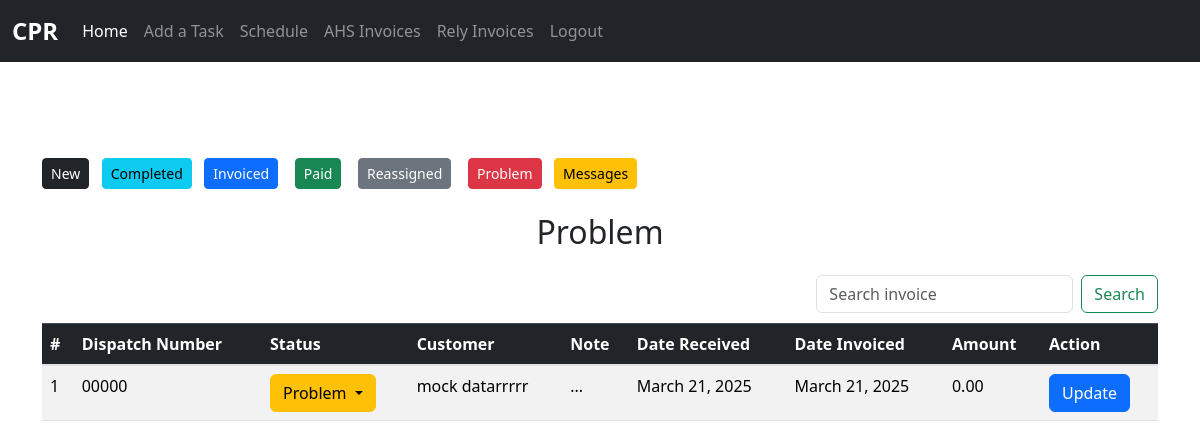
Screenshot of /rely/rely_invoice_problem (signed in) with the database file from the repository.
### rely_invoice/models.py (models this page shows, shortened)
class RelyProblem(models.Model):
	dispatch_number = models.CharField(max_length=50, blank=True, null=True)
	status = models.ForeignKey(Status, null=True, blank=True, on_delete=models.SET_NULL)
	customer = models.CharField(max_length=50, blank=True, null=True)
	date_received = models.DateField(default=timezone.now)  # Date the invoice was received
	date_invoiced = models.DateField(default=timezone.now)  # Date the invoice was invoiced
	note = models.TextField(blank=False, null=False)
	amount = models.DecimalField(max_digits=20, decimal_places=2, blank=True, null=True)
	date_paid = models.DateField(default=timezone.now)
	class Meta:
		verbose_name_plural = "Rely Problem"

class Status(models.Model):
	name = models.CharField(max_length=50, blank=True, null=False)

### rely_invoice/views.py (the view)
# urls.py: path('rely_invoice_problem', views.rely_invoice_problem, name="rely_invoice_problem"),
@login_required(login_url='login')
def rely_invoice_problem(request):
    all_invoice = RelyProblem.objects.all().order_by('-id')
    all_statuses = Status.objects.all()
    search_results = None
    if request.method == "POST":
        inv_data = request.POST.get('inv_data', '').strip()
        messages.success(request, f"You searched {inv_data}")
        if inv_data:
            search_results = RelyProblem.objects.filter(dispatch_number__icontains=inv_data) | \
                             RelyProblem.objects.filter(customer__icontains=inv_data)
    context = {
        "all_invoice": all_invoice,
        "all_statuses": all_statuses,
        'search_results':search_results
    }
    return render(request, 'rely_problem.html', context)

### rely_invoice/templates/rely_problem.html (shortened to what this page needs)
{% extends 'base.html' %}
{% block content %}
	<div class="container mt-5">
		{% include 'rely_nav.html' %}
		<h2 style="text-align: center;" class="mb-4">Problem</h2>
	    	<div class="table-responsive">
	    		<form style="float:right;" method="POST" class="form-inline my-2 my-lg-0">
				    <input name="inv_data" class="form-control mr-sm-2" type="search" placeholder="Search invoice" aria-label="Search">
				    <button class="btn btn-outline-success my-2 my-sm-0" type="submit">Search</button>
				</form>
				<br><br>
                <table class="table table-striped">
                    <thead class="table-dark">
                        <tr>
                            <th>#</th>
                            <th>Dispatch Number</th>
                            <th>Status</th>
                            <th>Customer</th>
                            <th>Note</th>
                            <th>Date Received</th>
                            <th>Date Invoiced</th>
                            <th>Amount</th>
                            <th>Action</th>
                        </tr>
                    </thead>
                    <tbody>
                        {% if search_results is None %}
                            {% for invoice in all_invoice %}
                            <tr>
                                <td>{{ forloop.counter }}</td>
                                <td>{{ invoice.dispatch_number }}</td>
                                <td>
                				    <div class="dropdown">
                				        <button class="btn btn-warning dropdown-toggle" data-bs-toggle="dropdown">
                				            {{ invoice.status.name }}
                				        </button>
                				    </div>
                				</td>
                                <td>{{ invoice.customer }}</td>
                                <td>{{ invoice.note }}</td>
                                <td>{{ invoice.date_received }}</td>
                                <td>{{ invoice.date_invoiced }}</td>
                                <td>{{ invoice.amount }}</td>
                                <td><a class="btn btn-primary" href="{% url 'update_problem_invoice' invoice.id %}">Update</a></td>
                            </tr>
                            {% empty %}
                            <tr>
                                <td colspan="6" class="text-center">No invoices available.</td>
                            </tr>
                            {% endfor %}
                        {% endif %}
                    </tbody>
                </table>
	    	</div>
	</div>
{% endblock %}

### rows the page displays
RelyProblem: dispatch_number "00000", status.name "Problem", customer "mock datarrrrr", note "...", date_received "March 21, 2025", date_invoiced "March 21, 2025", amount "0.00"
